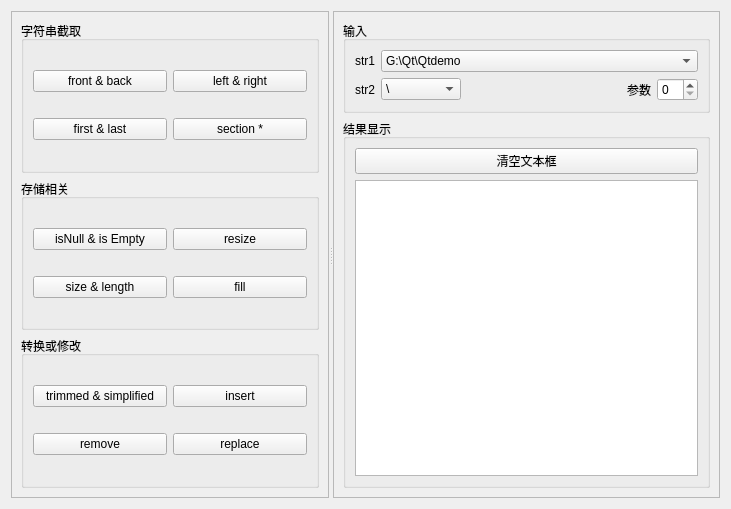
<?xml version="1.0" encoding="UTF-8"?>
<ui version="4.0">
 <class>Widget</class>
 <widget class="QWidget" name="Widget">
  <property name="geometry">
   <rect>
    <x>0</x>
    <y>0</y>
    <width>731</width>
    <height>509</height>
   </rect>
  </property>
  <property name="windowTitle">
   <string>QString Demo</string>
  </property>
  <layout class="QGridLayout" name="gridLayout">
   <item row="0" column="0">
    <widget class="QSplitter" name="splitter">
     <property name="orientation">
      <enum>Qt::Horizontal</enum>
     </property>
     <widget class="QFrame" name="frame">
      <property name="frameShape">
       <enum>QFrame::StyledPanel</enum>
      </property>
      <property name="frameShadow">
       <enum>QFrame::Plain</enum>
      </property>
      <property name="lineWidth">
       <number>2</number>
      </property>
      <layout class="QGridLayout" name="gridLayout_5">
       <item row="0" column="0">
        <widget class="QGroupBox" name="groupBox">
         <property name="title">
          <string>字符串截取</string>
         </property>
         <layout class="QGridLayout" name="gridLayout_2">
          <item row="0" column="0">
           <widget class="QPushButton" name="btnFrontBack">
            <property name="text">
             <string>front &amp;&amp; back</string>
            </property>
           </widget>
          </item>
          <item row="0" column="1">
           <widget class="QPushButton" name="btnLeftRight">
            <property name="text">
             <string>left &amp;&amp; right</string>
            </property>
           </widget>
          </item>
          <item row="1" column="0">
           <widget class="QPushButton" name="btnFirstLast">
            <property name="text">
             <string>first &amp;&amp; last</string>
            </property>
           </widget>
          </item>
          <item row="1" column="1">
           <widget class="QPushButton" name="btnSection">
            <property name="text">
             <string>section *</string>
            </property>
           </widget>
          </item>
         </layout>
        </widget>
       </item>
       <item row="1" column="0">
        <widget class="QGroupBox" name="groupBox_2">
         <property name="title">
          <string>存储相关</string>
         </property>
         <layout class="QGridLayout" name="gridLayout_3">
          <item row="0" column="0">
           <widget class="QPushButton" name="btnNullEmpty">
            <property name="text">
             <string>isNull &amp;&amp; is Empty</string>
            </property>
           </widget>
          </item>
          <item row="0" column="1">
           <widget class="QPushButton" name="btnResize">
            <property name="text">
             <string>resize</string>
            </property>
           </widget>
          </item>
          <item row="1" column="0">
           <widget class="QPushButton" name="btnSizeLength">
            <property name="text">
             <string>size &amp;&amp; length</string>
            </property>
           </widget>
          </item>
          <item row="1" column="1">
           <widget class="QPushButton" name="btnFill">
            <property name="text">
             <string>fill</string>
            </property>
           </widget>
          </item>
         </layout>
        </widget>
       </item>
       <item row="2" column="0">
        <widget class="QGroupBox" name="groupBox_3">
         <property name="title">
          <string>转换或修改</string>
         </property>
         <layout class="QGridLayout" name="gridLayout_4">
          <item row="0" column="0">
           <widget class="QPushButton" name="btnTrimmedSimplified">
            <property name="text">
             <string>trimmed &amp;&amp; simplified</string>
            </property>
           </widget>
          </item>
          <item row="0" column="1">
           <widget class="QPushButton" name="btnInsert">
            <property name="text">
             <string>insert</string>
            </property>
           </widget>
          </item>
          <item row="1" column="0">
           <widget class="QPushButton" name="btnRemove">
            <property name="text">
             <string>remove</string>
            </property>
           </widget>
          </item>
          <item row="1" column="1">
           <widget class="QPushButton" name="btnReplace">
            <property name="text">
             <string>replace</string>
            </property>
           </widget>
          </item>
         </layout>
        </widget>
       </item>
      </layout>
     </widget>
     <widget class="QFrame" name="frame_2">
      <property name="frameShape">
       <enum>QFrame::StyledPanel</enum>
      </property>
      <property name="frameShadow">
       <enum>QFrame::Plain</enum>
      </property>
      <property name="lineWidth">
       <number>2</number>
      </property>
      <layout class="QGridLayout" name="gridLayout_8">
       <item row="0" column="0">
        <widget class="QGroupBox" name="groupBox_4">
         <property name="title">
          <string>输入</string>
         </property>
         <layout class="QGridLayout" name="gridLayout_6">
          <item row="1" column="0">
           <widget class="QLabel" name="label_3">
            <property name="text">
             <string>str2</string>
            </property>
           </widget>
          </item>
          <item row="1" column="4">
           <widget class="QSpinBox" name="spinBox"/>
          </item>
          <item row="1" column="3">
           <widget class="QLabel" name="label">
            <property name="text">
             <string>参数</string>
            </property>
           </widget>
          </item>
          <item row="0" column="0">
           <widget class="QLabel" name="label_2">
            <property name="text">
             <string>str1</string>
            </property>
           </widget>
          </item>
          <item row="0" column="1" colspan="4">
           <widget class="QComboBox" name="comboBoxStr1">
            <property name="minimumSize">
             <size>
              <width>180</width>
              <height>0</height>
             </size>
            </property>
            <item>
             <property name="text">
              <string>G:\Qt\Qtdemo</string>
             </property>
            </item>
            <item>
             <property name="text">
              <string>G:\Qt\Qtdemo\TXT.cpp</string>
             </property>
            </item>
           </widget>
          </item>
          <item row="1" column="1">
           <widget class="QComboBox" name="comboBoxStr2">
            <property name="minimumSize">
             <size>
              <width>80</width>
              <height>0</height>
             </size>
            </property>
            <property name="maximumSize">
             <size>
              <width>16777215</width>
              <height>16777215</height>
             </size>
            </property>
            <item>
             <property name="text">
              <string>\</string>
             </property>
            </item>
            <item>
             <property name="text">
              <string>Qt</string>
             </property>
            </item>
            <item>
             <property name="text">
              <string>.</string>
             </property>
            </item>
            <item>
             <property name="text">
              <string>,</string>
             </property>
            </item>
           </widget>
          </item>
          <item row="1" column="2">
           <spacer name="horizontalSpacer">
            <property name="orientation">
             <enum>Qt::Horizontal</enum>
            </property>
            <property name="sizeHint" stdset="0">
             <size>
              <width>40</width>
              <height>20</height>
             </size>
            </property>
           </spacer>
          </item>
         </layout>
        </widget>
       </item>
       <item row="1" column="0">
        <widget class="QGroupBox" name="groupBox_5">
         <property name="title">
          <string>结果显示</string>
         </property>
         <layout class="QGridLayout" name="gridLayout_7">
          <item row="0" column="0">
           <widget class="QPushButton" name="btnClear">
            <property name="text">
             <string>清空文本框</string>
            </property>
           </widget>
          </item>
          <item row="1" column="0">
           <widget class="QPlainTextEdit" name="plainTextEdit"/>
          </item>
         </layout>
        </widget>
       </item>
      </layout>
     </widget>
    </widget>
   </item>
  </layout>
 </widget>
 <resources/>
 <connections/>
</ui>
